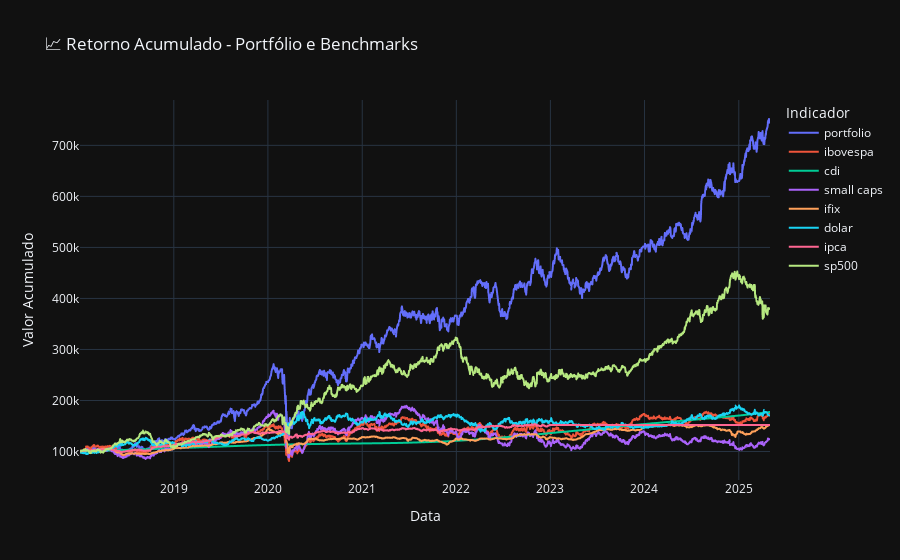
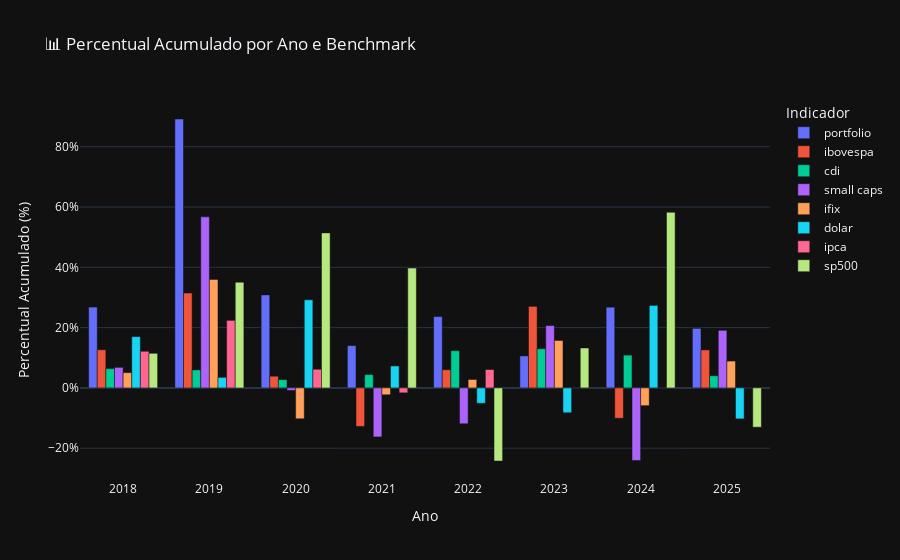
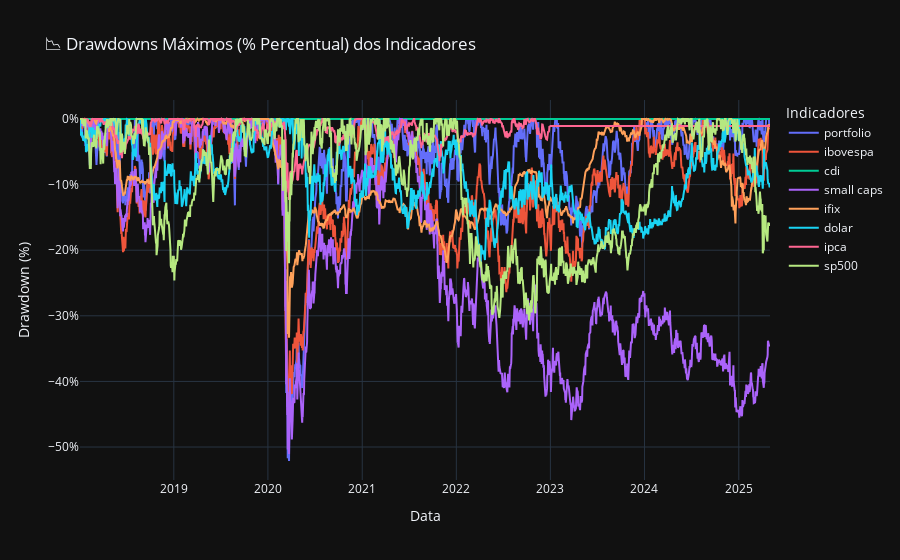
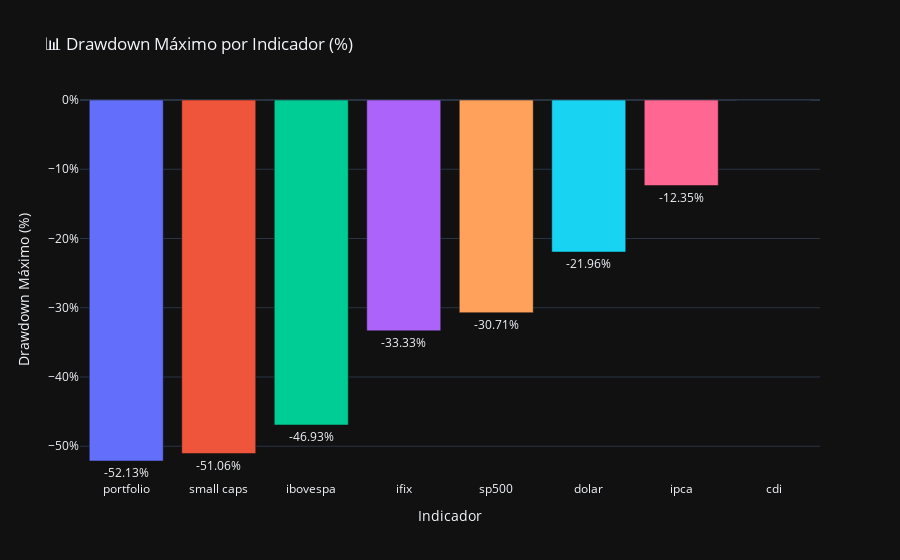

Source (notebook cell) for these figures, in order:
### Code cell
# 1. Retorno Acumulado
fig1 = px.line(
    portfoilio_e_benchmarks,
    x=portfoilio_e_benchmarks.index,
    y=portfoilio_e_benchmarks.columns,
    title="📈 Retorno Acumulado - Portfólio e Benchmarks",
    labels={"value": "Valor Acumulado", "variable": "Indicador"},
    template="plotly_dark"
)
fig1.update_layout(
    xaxis_title="Data",
    yaxis_title="Valor Acumulado",
    legend_title="Indicador",
    hovermode="x unified"
)
fig1.show()

# 2. Percentual Acumulado por Ano (em barras)
fig2 = px.bar(
    percentual_acumulado_long,
    x="Ano",
    y="Percentual Acumulado (%)",
    color="Indicador",
    barmode="group",
    title="📊 Percentual Acumulado por Ano e Benchmark",
    template="plotly_dark"
)
fig2.update_layout(
    xaxis_title="Ano",
    yaxis_title="Percentual Acumulado (%)",
    yaxis=dict(ticksuffix="%"),
    legend_title="Indicador",
    hovermode="x unified"
)
fig2.show()

# 3. Drawdowns
fig3 = go.Figure()
for indicador in portfoilio_e_benchmarks.columns:
    serie = portfoilio_e_benchmarks[indicador]
    pico = serie.cummax()
    drawdown = (serie - pico) / pico
    fig3.add_trace(go.Scatter(
        x=serie.index,
        y=drawdown * 100,
        mode='lines',
        name=indicador,
        hovertemplate='%{y:.2f}%<br>%{x|%d/%m/%Y}<extra>' + indicador + '</extra>'
    ))
fig3.update_layout(
    title="📉 Drawdowns Máximos (% Percentual) dos Indicadores",
    xaxis_title="Data",
    yaxis_title="Drawdown (%)",
    template="plotly_dark",
    hovermode="x unified",
    legend_title="Indicadores",
    yaxis=dict(ticksuffix="%", zeroline=False)
)
fig3.show()

# 4. Drawdowns Máximo (em barras)
drawdown_maximos = {}
for indicador in portfoilio_e_benchmarks.columns:
    serie = portfoilio_e_benchmarks[indicador]
    pico = serie.cummax()
    drawdown = (serie - pico) / pico
    drawdown_maximos[indicador] = drawdown.min() * 100
drawdown_bar_df = pd.DataFrame({
    "Indicador": list(drawdown_maximos.keys()),
    "Drawdown Máximo (%)": list(drawdown_maximos.values())
}).sort_values(by="Drawdown Máximo (%)")
fig4 = px.bar(
    drawdown_bar_df,
    x="Indicador",
    y="Drawdown Máximo (%)",
    title="📊 Drawdown Máximo por Indicador (%)",
    text="Drawdown Máximo (%)",
    color="Indicador",
    template="plotly_dark"
)
fig4.update_traces(texttemplate='%{text:.2f}%', textposition='outside')
fig4.update_layout(
    yaxis_title="Drawdown Máximo (%)",
    xaxis_title="Indicador",
    yaxis=dict(ticksuffix="%"),
    showlegend=False
)
fig4.show()

# 5. Risco x Retorno (Dispersão)
dados_rr = []
for indicador in portfoilio_e_benchmarks.columns:
    serie = portfoilio_e_benchmarks[indicador]
    retornos_diarios = serie.pct_change().dropna()
    retorno_total = (serie.iloc[-1] / serie.iloc[0]) - 1
    volatilidade = retornos_diarios.std() * (252**0.5)  # volatilidade anualizada
    dados_rr.append({
        "Indicador": indicador,
        "Retorno (%)": retorno_total * 100,
        "Risco (Volatilidade %)": volatilidade * 100
    })
df_rr = pd.DataFrame(dados_rr)
fig5 = px.scatter(
    df_rr,
    x="Risco (Volatilidade %)",
    y="Retorno (%)",
    text="Indicador",
    title="📈 Comparativo Risco x Retorno (em %)",
    template="plotly_dark"
)
fig5.update_traces(marker=dict(size=12, color='royalblue', line=dict(width=2, color='DarkSlateGrey')))
fig5.update_layout(
    xaxis_title="Risco (Volatilidade Anual %)",
    yaxis_title="Retorno Acumulado (%)",
    hovermode="closest"
)
fig5.show()

# 6. Índice de Sharpe (Sem Ativo Livre de Risco)
taxa_livre_risco = 0.0  # Ignorar ativo livre de risco
dados_sharpe = []
for indicador in indicadores_sem_cdi:
    serie = portfoilio_e_benchmarks[indicador]
    retornos_diarios = serie.pct_change().dropna()
    retorno_total = (serie.iloc[-1] / serie.iloc[0]) - 1
    retorno_anual = ((1 + retorno_total) ** (252 / len(retornos_diarios))) - 1
    volatilidade = retornos_diarios.std() * (252 ** 0.5)
    sharpe = (retorno_anual - taxa_livre_risco) / volatilidade if volatilidade != 0 else 0
    dados_sharpe.append({"Indicador": indicador, "Sharpe Ratio": sharpe})
df_sharpe = pd.DataFrame(dados_sharpe).sort_values(by="Sharpe Ratio", ascending=False)
fig6 = px.bar(
    df_sharpe,
    x="Indicador",
    y="Sharpe Ratio",
    text="Sharpe Ratio",
    title="📊 Sharpe Ratio por Indicador",
    color="Indicador",
    template="plotly_dark"
)
fig6.update_traces(texttemplate='%{text:.2f}', textposition='outside')
fig6.update_layout(
    yaxis_title="Sharpe Ratio",
    xaxis_title="Indicador",
    showlegend=False
)
fig6.show()

# 7. Taxa de Acerto
taxa_acerto = {}
for indicador in indicadores_sem_cdi:
    retornos_diarios = portfoilio_e_benchmarks[indicador].pct_change().dropna()
    acertos = (retornos_diarios > 0).sum()
    total = len(retornos_diarios)
    taxa_acerto[indicador] = (acertos / total) * 100  # Em percentual
df_taxa_acerto = pd.DataFrame(list(taxa_acerto.items()), columns=["Indicador", "Taxa de Acerto (%)"])
fig7 = px.bar(
    df_taxa_acerto,
    x="Indicador",
    y="Taxa de Acerto (%)",
    text="Taxa de Acerto (%)",
    title="📊 Taxa de Acerto por Indicador",
    color="Indicador",
    template="plotly_dark"
)
fig7.update_traces(texttemplate='%{text:.2f}%', textposition='outside')
fig7.update_layout(
    yaxis_title="Taxa de Acerto (%)",
    xaxis_title="Indicador",
    yaxis=dict(ticksuffix="%"),
    showlegend=False
)
fig7.show()

# 8. Tracking Error
tracking_errors = {}
retornos_portfolio = portfoilio_e_benchmarks['portfolio'].pct_change().dropna()
for indicador in indicadores_sem_cdi:
    if indicador != 'portfolio':  # Ignorar o próprio portfólio
        retornos_benchmark = portfoilio_e_benchmarks[indicador].pct_change().dropna()
        retornos_portfolio_aligned, retornos_benchmark_aligned = retornos_portfolio.align(retornos_benchmark, join='inner')
        tracking_error = (retornos_portfolio_aligned - retornos_benchmark_aligned).std() * (252 ** 0.5)
        tracking_errors[indicador] = tracking_error * 100
df_tracking_error = pd.DataFrame(list(tracking_errors.items()), columns=["Indicador", "Tracking Error"])
fig8 = px.bar(
    df_tracking_error,
    x="Indicador",
    y="Tracking Error",
    text="Tracking Error",
    title="📊 Tracking Error Anualizado por Indicador (%)",
    color="Indicador",
    template="plotly_dark"
)
fig8.update_traces(texttemplate='%{text:.2f}', textposition='outside')
fig8.update_layout(
    yaxis_title="Tracking Error Anualizado (%)",
    xaxis_title="Indicador",
    showlegend=False
)
fig8.show()

# 9. Matriz de Correlação
correlation_matrix = round(portfoilio_e_benchmarks.corr(), 2)
fig9 = px.imshow(
    correlation_matrix,
    text_auto=True,
    color_continuous_scale='RdBu_r',
    title="📊 Matriz de Correlação Interativa",
    labels=dict(color="Correlação"),
    template="plotly_dark"
)
fig9.update_layout(
    xaxis_title="Indicador",
    yaxis_title="Indicador",
    coloraxis_colorbar=dict(title="Correlação"),
    title_font_size=20,
    width=2170, height=700
)
fig9.show()

### Figure 1 — Plotly figure (JSON) as saved in the notebook; plotly's stock layout.template omitted (floating-point values rounded to 4 significant figures; data arrays with more than 128 entries replaced by an {"elided": "..."} marker saying what was removed)
{"data": [{"hovertemplate": "Indicador=portfolio<br>index=%{x}<br>Valor Acumulado=%{y}<extra></extra>", "legendgroup": "portfolio", "line": {"color": "#636efa", "dash": "solid"}, "marker": {"symbol": "circle"}, "mode": "lines", "name": "portfolio", "showlegend": true, "type": "scattergl", "x": {"elided": "1910 str values"}, "xaxis": "x", "y": {"elided": "1910 float values"}, "yaxis": "y"}, {"hovertemplate": "Indicador=ibovespa<br>index=%{x}<br>Valor Acumulado=%{y}<extra></extra>", "legendgroup": "ibovespa", "line": {"color": "#EF553B", "dash": "solid"}, "marker": {"symbol": "circle"}, "mode": "lines", "name": "ibovespa", "showlegend": true, "type": "scattergl", "x": {"elided": "1910 str values"}, "xaxis": "x", "y": {"elided": "1910 float values"}, "yaxis": "y"}, {"hovertemplate": "Indicador=cdi<br>index=%{x}<br>Valor Acumulado=%{y}<extra></extra>", "legendgroup": "cdi", "line": {"color": "#00cc96", "dash": "solid"}, "marker": {"symbol": "circle"}, "mode": "lines", "name": "cdi", "showlegend": true, "type": "scattergl", "x": {"elided": "1910 str values"}, "xaxis": "x", "y": {"elided": "1910 float values"}, "yaxis": "y"}, {"hovertemplate": "Indicador=small caps<br>index=%{x}<br>Valor Acumulado=%{y}<extra></extra>", "legendgroup": "small caps", "line": {"color": "#ab63fa", "dash": "solid"}, "marker": {"symbol": "circle"}, "mode": "lines", "name": "small caps", "showlegend": true, "type": "scattergl", "x": {"elided": "1910 str values"}, "xaxis": "x", "y": {"elided": "1910 float values"}, "yaxis": "y"}, {"hovertemplate": "Indicador=ifix<br>index=%{x}<br>Valor Acumulado=%{y}<extra></extra>", "legendgroup": "ifix", "line": {"color": "#FFA15A", "dash": "solid"}, "marker": {"symbol": "circle"}, "mode": "lines", "name": "ifix", "showlegend": true, "type": "scattergl", "x": {"elided": "1910 str values"}, "xaxis": "x", "y": {"elided": "1910 float values"}, "yaxis": "y"}, {"hovertemplate": "Indicador=dolar<br>index=%{x}<br>Valor Acumulado=%{y}<extra></extra>", "legendgroup": "dolar", "line": {"color": "#19d3f3", "dash": "solid"}, "marker": {"symbol": "circle"}, "mode": "lines", "name": "dolar", "showlegend": true, "type": "scattergl", "x": {"elided": "1910 str values"}, "xaxis": "x", "y": {"elided": "1910 float values"}, "yaxis": "y"}, {"hovertemplate": "Indicador=ipca<br>index=%{x}<br>Valor Acumulado=%{y}<extra></extra>", "legendgroup": "ipca", "line": {"color": "#FF6692", "dash": "solid"}, "marker": {"symbol": "circle"}, "mode": "lines", "name": "ipca", "showlegend": true, "type": "scattergl", "x": {"elided": "1910 str values"}, "xaxis": "x", "y": {"elided": "1910 float values"}, "yaxis": "y"}, {"hovertemplate": "Indicador=sp500<br>index=%{x}<br>Valor Acumulado=%{y}<extra></extra>", "legendgroup": "sp500", "line": {"color": "#B6E880", "dash": "solid"}, "marker": {"symbol": "circle"}, "mode": "lines", "name": "sp500", "showlegend": true, "type": "scattergl", "x": {"elided": "1910 str values"}, "xaxis": "x", "y": {"elided": "1910 float values"}, "yaxis": "y"}], "layout": {"hovermode": "x unified", "legend": {"title": {"text": "Indicador"}, "tracegroupgap": 0}, "title": {"text": "📈 Retorno Acumulado - Portfólio e Benchmarks"}, "xaxis": {"anchor": "y", "domain": [0, 1], "title": {"text": "Data"}}, "yaxis": {"anchor": "x", "domain": [0, 1], "title": {"text": "Valor Acumulado"}}}}

### Figure 2 — Plotly figure (JSON) as saved in the notebook; plotly's stock layout.template omitted (floating-point values rounded to 4 significant figures)
{"data": [{"alignmentgroup": "True", "hovertemplate": "Indicador=portfolio<br>Ano=%{x}<br>Percentual Acumulado (%)=%{y}<extra></extra>", "legendgroup": "portfolio", "marker": {"color": "#636efa", "pattern": {"shape": ""}}, "name": "portfolio", "offsetgroup": "portfolio", "orientation": "v", "showlegend": true, "textposition": "auto", "type": "bar", "x": [2018, 2019, 2020, 2021, 2022, 2023, 2024, 2025], "xaxis": "x", "y": [26.81, 89.2, 30.86, 14.03, 23.67, 10.61, 26.78, 19.75], "yaxis": "y"}, {"alignmentgroup": "True", "hovertemplate": "Indicador=ibovespa<br>Ano=%{x}<br>Percentual Acumulado (%)=%{y}<extra></extra>", "legendgroup": "ibovespa", "marker": {"color": "#EF553B", "pattern": {"shape": ""}}, "name": "ibovespa", "offsetgroup": "ibovespa", "orientation": "v", "showlegend": true, "textposition": "auto", "type": "bar", "x": [2018, 2019, 2020, 2021, 2022, 2023, 2024, 2025], "xaxis": "x", "y": [12.65, 31.48, 3.884, -12.77, 6.024, 27.05, -10.06, 12.6], "yaxis": "y"}, {"alignmentgroup": "True", "hovertemplate": "Indicador=cdi<br>Ano=%{x}<br>Percentual Acumulado (%)=%{y}<extra></extra>", "legendgroup": "cdi", "marker": {"color": "#00cc96", "pattern": {"shape": ""}}, "name": "cdi", "offsetgroup": "cdi", "orientation": "v", "showlegend": true, "textposition": "auto", "type": "bar", "x": [2018, 2019, 2020, 2021, 2022, 2023, 2024, 2025], "xaxis": "x", "y": [6.393, 5.96, 2.758, 4.424, 12.35, 12.98, 10.88, 4.032], "yaxis": "y"}, {"alignmentgroup": "True", "hovertemplate": "Indicador=small caps<br>Ano=%{x}<br>Percentual Acumulado (%)=%{y}<extra></extra>", "legendgroup": "small caps", "marker": {"color": "#ab63fa", "pattern": {"shape": ""}}, "name": "small caps", "offsetgroup": "small caps", "orientation": "v", "showlegend": true, "textposition": "auto", "type": "bar", "x": [2018, 2019, 2020, 2021, 2022, 2023, 2024, 2025], "xaxis": "x", "y": [6.81, 56.74, -0.8355, -16.26, -11.89, 20.68, -24.07, 19.1], "yaxis": "y"}, {"alignmentgroup": "True", "hovertemplate": "Indicador=ifix<br>Ano=%{x}<br>Percentual Acumulado (%)=%{y}<extra></extra>", "legendgroup": "ifix", "marker": {"color": "#FFA15A", "pattern": {"shape": ""}}, "name": "ifix", "offsetgroup": "ifix", "orientation": "v", "showlegend": true, "textposition": "auto", "type": "bar", "x": [2018, 2019, 2020, 2021, 2022, 2023, 2024, 2025], "xaxis": "x", "y": [5.073, 35.98, -10.24, -2.277, 2.796, 15.74, -5.893, 8.902], "yaxis": "y"}, {"alignmentgroup": "True", "hovertemplate": "Indicador=dolar<br>Ano=%{x}<br>Percentual Acumulado (%)=%{y}<extra></extra>", "legendgroup": "dolar", "marker": {"color": "#19d3f3", "pattern": {"shape": ""}}, "name": "dolar", "offsetgroup": "dolar", "orientation": "v", "showlegend": true, "textposition": "auto", "type": "bar", "x": [2018, 2019, 2020, 2021, 2022, 2023, 2024, 2025], "xaxis": "x", "y": [17.01, 3.498, 29.23, 7.282, -5.112, -8.236, 27.37, -10.27], "yaxis": "y"}, {"alignmentgroup": "True", "hovertemplate": "Indicador=ipca<br>Ano=%{x}<br>Percentual Acumulado (%)=%{y}<extra></extra>", "legendgroup": "ipca", "marker": {"color": "#FF6692", "pattern": {"shape": ""}}, "name": "ipca", "offsetgroup": "ipca", "orientation": "v", "showlegend": true, "textposition": "auto", "type": "bar", "x": [2018, 2019, 2020, 2021, 2022, 2023, 2024, 2025], "xaxis": "x", "y": [12.16, 22.41, 6.191, -1.639, 6.097, 0.0, 0.0, 0.0], "yaxis": "y"}, {"alignmentgroup": "True", "hovertemplate": "Indicador=sp500<br>Ano=%{x}<br>Percentual Acumulado (%)=%{y}<extra></extra>", "legendgroup": "sp500", "marker": {"color": "#B6E880", "pattern": {"shape": ""}}, "name": "sp500", "offsetgroup": "sp500", "orientation": "v", "showlegend": true, "textposition": "auto", "type": "bar", "x": [2018, 2019, 2020, 2021, 2022, 2023, 2024, 2025], "xaxis": "x", "y": [11.49, 35.06, 51.42, 39.76, -24.24, 13.24, 58.26, -13.03], "yaxis": "y"}], "layout": {"barmode": "group", "hovermode": "x unified", "legend": {"title": {"text": "Indicador"}, "tracegroupgap": 0}, "title": {"text": "📊 Percentual Acumulado por Ano e Benchmark"}, "xaxis": {"anchor": "y", "domain": [0, 1], "title": {"text": "Ano"}}, "yaxis": {"anchor": "x", "domain": [0, 1], "ticksuffix": "%", "title": {"text": "Percentual Acumulado (%)"}}}}

### Figure 3 — Plotly figure (JSON) as saved in the notebook; plotly's stock layout.template omitted (floating-point values rounded to 4 significant figures; data arrays with more than 128 entries replaced by an {"elided": "..."} marker saying what was removed)
{"data": [{"hovertemplate": "%{y:.2f}%<br>%{x|%d/%m/%Y}<extra>portfolio</extra>", "mode": "lines", "name": "portfolio", "type": "scatter", "x": {"elided": "1910 str values"}, "y": {"elided": "1910 float values"}}, {"hovertemplate": "%{y:.2f}%<br>%{x|%d/%m/%Y}<extra>ibovespa</extra>", "mode": "lines", "name": "ibovespa", "type": "scatter", "x": {"elided": "1910 str values"}, "y": {"elided": "1910 float values"}}, {"hovertemplate": "%{y:.2f}%<br>%{x|%d/%m/%Y}<extra>cdi</extra>", "mode": "lines", "name": "cdi", "type": "scatter", "x": {"elided": "1910 str values"}, "y": {"elided": "1910 float values"}}, {"hovertemplate": "%{y:.2f}%<br>%{x|%d/%m/%Y}<extra>small caps</extra>", "mode": "lines", "name": "small caps", "type": "scatter", "x": {"elided": "1910 str values"}, "y": {"elided": "1910 float values"}}, {"hovertemplate": "%{y:.2f}%<br>%{x|%d/%m/%Y}<extra>ifix</extra>", "mode": "lines", "name": "ifix", "type": "scatter", "x": {"elided": "1910 str values"}, "y": {"elided": "1910 float values"}}, {"hovertemplate": "%{y:.2f}%<br>%{x|%d/%m/%Y}<extra>dolar</extra>", "mode": "lines", "name": "dolar", "type": "scatter", "x": {"elided": "1910 str values"}, "y": {"elided": "1910 float values"}}, {"hovertemplate": "%{y:.2f}%<br>%{x|%d/%m/%Y}<extra>ipca</extra>", "mode": "lines", "name": "ipca", "type": "scatter", "x": {"elided": "1910 str values"}, "y": {"elided": "1910 float values"}}, {"hovertemplate": "%{y:.2f}%<br>%{x|%d/%m/%Y}<extra>sp500</extra>", "mode": "lines", "name": "sp500", "type": "scatter", "x": {"elided": "1910 str values"}, "y": {"elided": "1910 float values"}}], "layout": {"hovermode": "x unified", "legend": {"title": {"text": "Indicadores"}}, "title": {"text": "📉 Drawdowns Máximos (% Percentual) dos Indicadores"}, "xaxis": {"title": {"text": "Data"}}, "yaxis": {"ticksuffix": "%", "title": {"text": "Drawdown (%)"}, "zeroline": false}}}

### Figure 4 — Plotly figure (JSON) as saved in the notebook; plotly's stock layout.template omitted (floating-point values rounded to 4 significant figures)
{"data": [{"hovertemplate": "Indicador=%{x}<br>Drawdown Máximo (%)=%{text}<extra></extra>", "legendgroup": "portfolio", "marker": {"color": "#636efa", "pattern": {"shape": ""}}, "name": "portfolio", "orientation": "v", "showlegend": true, "text": [-52.13], "textposition": "outside", "texttemplate": "%{text:.2f}%", "type": "bar", "x": ["portfolio"], "xaxis": "x", "y": [-52.13], "yaxis": "y"}, {"hovertemplate": "Indicador=%{x}<br>Drawdown Máximo (%)=%{text}<extra></extra>", "legendgroup": "small caps", "marker": {"color": "#EF553B", "pattern": {"shape": ""}}, "name": "small caps", "orientation": "v", "showlegend": true, "text": [-51.06], "textposition": "outside", "texttemplate": "%{text:.2f}%", "type": "bar", "x": ["small caps"], "xaxis": "x", "y": [-51.06], "yaxis": "y"}, {"hovertemplate": "Indicador=%{x}<br>Drawdown Máximo (%)=%{text}<extra></extra>", "legendgroup": "ibovespa", "marker": {"color": "#00cc96", "pattern": {"shape": ""}}, "name": "ibovespa", "orientation": "v", "showlegend": true, "text": [-46.93], "textposition": "outside", "texttemplate": "%{text:.2f}%", "type": "bar", "x": ["ibovespa"], "xaxis": "x", "y": [-46.93], "yaxis": "y"}, {"hovertemplate": "Indicador=%{x}<br>Drawdown Máximo (%)=%{text}<extra></extra>", "legendgroup": "ifix", "marker": {"color": "#ab63fa", "pattern": {"shape": ""}}, "name": "ifix", "orientation": "v", "showlegend": true, "text": [-33.33], "textposition": "outside", "texttemplate": "%{text:.2f}%", "type": "bar", "x": ["ifix"], "xaxis": "x", "y": [-33.33], "yaxis": "y"}, {"hovertemplate": "Indicador=%{x}<br>Drawdown Máximo (%)=%{text}<extra></extra>", "legendgroup": "sp500", "marker": {"color": "#FFA15A", "pattern": {"shape": ""}}, "name": "sp500", "orientation": "v", "showlegend": true, "text": [-30.71], "textposition": "outside", "texttemplate": "%{text:.2f}%", "type": "bar", "x": ["sp500"], "xaxis": "x", "y": [-30.71], "yaxis": "y"}, {"hovertemplate": "Indicador=%{x}<br>Drawdown Máximo (%)=%{text}<extra></extra>", "legendgroup": "dolar", "marker": {"color": "#19d3f3", "pattern": {"shape": ""}}, "name": "dolar", "orientation": "v", "showlegend": true, "text": [-21.96], "textposition": "outside", "texttemplate": "%{text:.2f}%", "type": "bar", "x": ["dolar"], "xaxis": "x", "y": [-21.96], "yaxis": "y"}, {"hovertemplate": "Indicador=%{x}<br>Drawdown Máximo (%)=%{text}<extra></extra>", "legendgroup": "ipca", "marker": {"color": "#FF6692", "pattern": {"shape": ""}}, "name": "ipca", "orientation": "v", "showlegend": true, "text": [-12.35], "textposition": "outside", "texttemplate": "%{text:.2f}%", "type": "bar", "x": ["ipca"], "xaxis": "x", "y": [-12.35], "yaxis": "y"}, {"hovertemplate": "Indicador=%{x}<br>Drawdown Máximo (%)=%{text}<extra></extra>", "legendgroup": "cdi", "marker": {"color": "#B6E880", "pattern": {"shape": ""}}, "name": "cdi", "orientation": "v", "showlegend": true, "text": [0.0], "textposition": "outside", "texttemplate": "%{text:.2f}%", "type": "bar", "x": ["cdi"], "xaxis": "x", "y": [0.0], "yaxis": "y"}], "layout": {"barmode": "relative", "legend": {"title": {"text": "Indicador"}, "tracegroupgap": 0}, "showlegend": false, "title": {"text": "📊 Drawdown Máximo por Indicador (%)"}, "xaxis": {"anchor": "y", "categoryarray": ["portfolio", "small caps", "ibovespa", "ifix", "sp500", "dolar", "ipca", "cdi"], "categoryorder": "array", "domain": [0, 1], "title": {"text": "Indicador"}}, "yaxis": {"anchor": "x", "domain": [0, 1], "ticksuffix": "%", "title": {"text": "Drawdown Máximo (%)"}}}}
